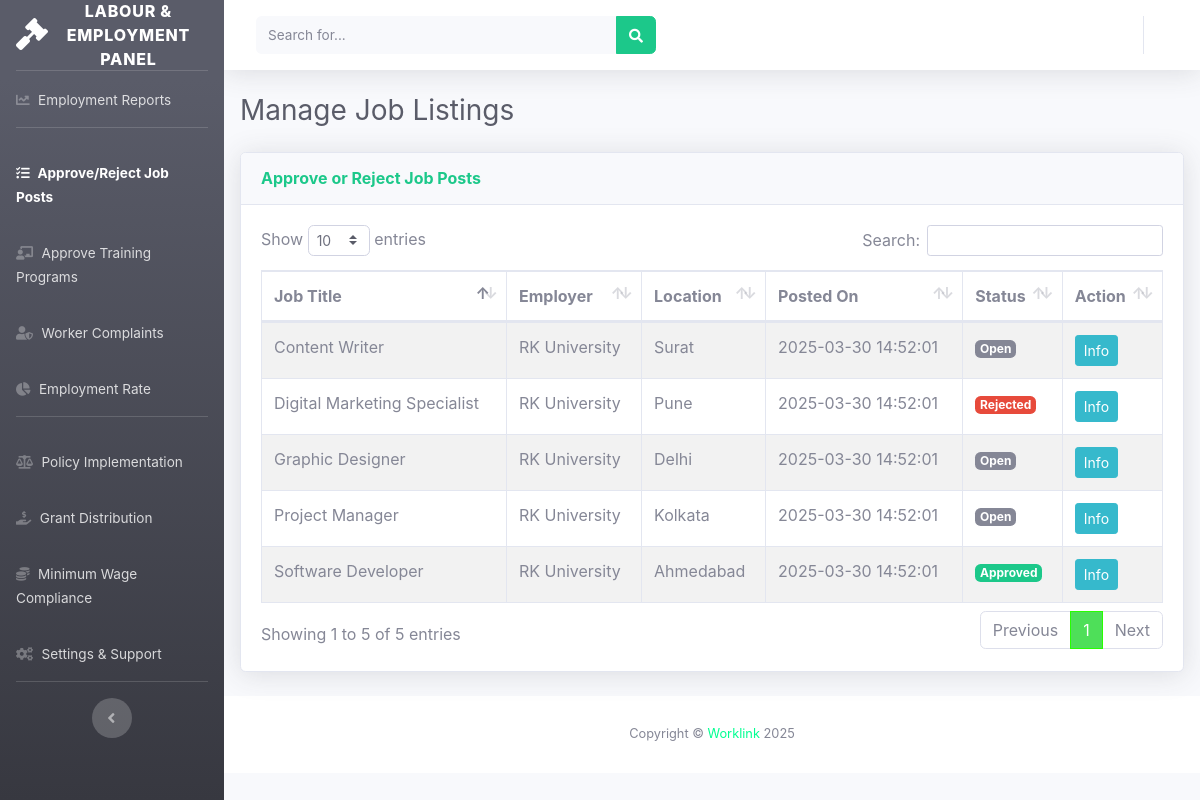
The app's page /governmentOfficial/manage_job_listings.php (signed in) with its own data.
### tables this page shows
CREATE TABLE `jobs` (
  `id` int(11) NOT NULL,
  `employer_id` int(11) DEFAULT NULL,
  `title` varchar(255) NOT NULL,
  `description` text NOT NULL,
  `location` varchar(255) DEFAULT NULL,
  `salary` decimal(10,2) DEFAULT NULL,
  `status` text DEFAULT 'pending',
  `created_at` timestamp NOT NULL DEFAULT current_timestamp()
);

CREATE TABLE `employers` (
  `id` int(11) NOT NULL,
  `user_id` int(11) NOT NULL,
  `company_name` varchar(255) DEFAULT NULL,
  `industry` varchar(255) DEFAULT NULL,
  `company_email` varchar(255) DEFAULT '',
  `company_phone` varchar(20) DEFAULT '',
  `company_address` varchar(255) DEFAULT '',
  `company_city` varchar(100) DEFAULT '',
  `company_state` varchar(100) DEFAULT '',
  `company_pincode` varchar(10) DEFAULT '',
  `website` varchar(255) DEFAULT '',
  `description` text DEFAULT '',
  `jd_file` varchar(255) DEFAULT NULL
);

### governmentOfficial/manage_job_listings.php (the view, shortened to what this page needs)
<!DOCTYPE html>
<html lang="en">
<head>
    <link href="vendor/fontawesome-free/css/all.min.css" rel="stylesheet">
    <link href="css/sb-admin-2.min.css" rel="stylesheet">
    <link href="vendor/datatables/dataTables.bootstrap4.min.css" rel="stylesheet">
</head>
<body id="page-top">
    <?php include('sidebar.php'); ?>
    <?php include('header.php'); ?>
    <div class="container-fluid px-3">
        <h1 class="h3 mb-4 text-gray-800">Manage Job Listings</h1>
        <div class="card shadow mb-4">
            <div class="card-header py-3">
                <h6 class="m-0 font-weight-bold text-success">Approve or Reject Job Posts</h6>
            </div>
            <div class="card-body">
                <div class="table-responsive">
                    <table class="table table-bordered table-hover table-striped" id="jobListingsTable" width="100%"
                        cellspacing="0">
                        <thead>
                            <tr>
                                <th>Job Title</th>
                                <th>Employer</th>
                                <th>Location</th>
                                <th>Posted On</th>
                                <th>Status</th>
                                <th>Action</th>
                            </tr>
                        </thead>
                        <tbody>
                            <?php
$query = mysqli_query($con, "
    SELECT
        jobs.*,
        employers.company_name,
        employers.industry,
        users.full_name AS employer_name,
        users.email,
        users.phone,
        users.gender,
        users.pic
    FROM jobs
    LEFT JOIN employers ON jobs.employer_id = employers.id
    LEFT JOIN users ON employers.user_id = users.id
    ORDER BY jobs.created_at DESC
");
while ($row = mysqli_fetch_assoc($query)) {
    $status = $row['status'];
    $badgeClass = match ($status) {
        'approved' => 'success',
        'rejected' => 'danger',
        'pending' => 'warning',
        default => 'secondary'
    };
    $jobId = $row['id'];
    echo "<tr>
            <td>{$row['title']}</td>
            <td>{$row['company_name']}</td>
            <td>{$row['location']}</td>
            <td>{$row['created_at']}</td>
            <td><span class='badge badge-{$badgeClass}'>" . ucfirst($status) . "</span></td>
            <td>
                <button class='btn btn-info btn-sm' data-toggle='modal' data-target='#infoModal{$jobId}'>Info</button>
            </td>
          </tr>";
}
?>
                        </tbody>
                    </table>
                </div>
            </div>
        </div>
    </div>
    <?php include('footer.php'); ?>
</body>
</html>

### records on screen
jobs: title "Software Developer", employer.company_name "RK University", location "Ahmedabad", created_at "2025-03-30 14:52:01", status "Approved"
jobs: title "Graphic Designer", employer.company_name "RK University", location "Delhi", created_at "2025-03-30 14:52:01", status "Open"
jobs: title "Digital Marketing Specialist", employer.company_name "RK University", location "Pune", created_at "2025-03-30 14:52:01", status "Rejected"
jobs: title "Project Manager", employer.company_name "RK University", location "Kolkata", created_at "2025-03-30 14:52:01", status "Open"
jobs: title "Content Writer", employer.company_name "RK University", location "Surat", created_at "2025-03-30 14:52:01", status "Open"
